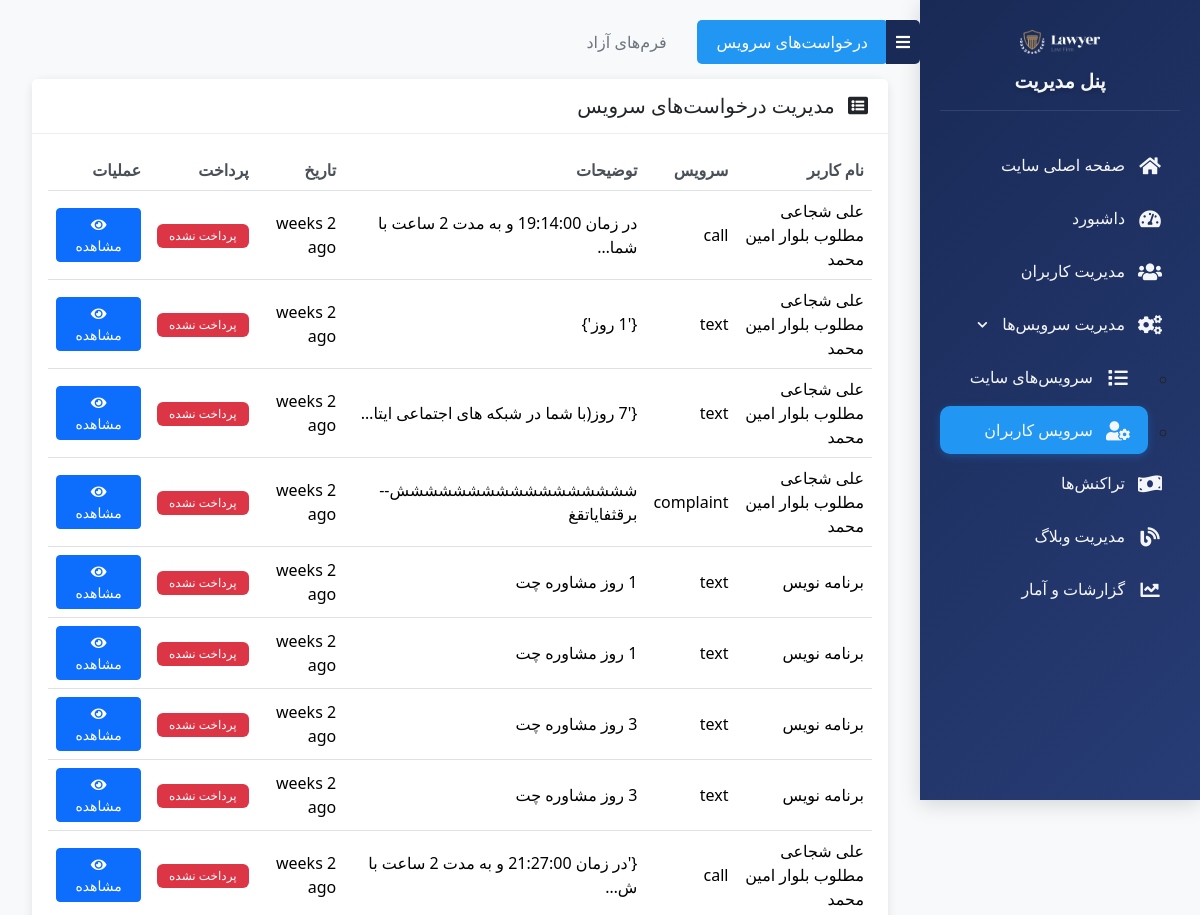
The app's page /adminpanel/admin-user-services/ (signed in, upper part), older data.
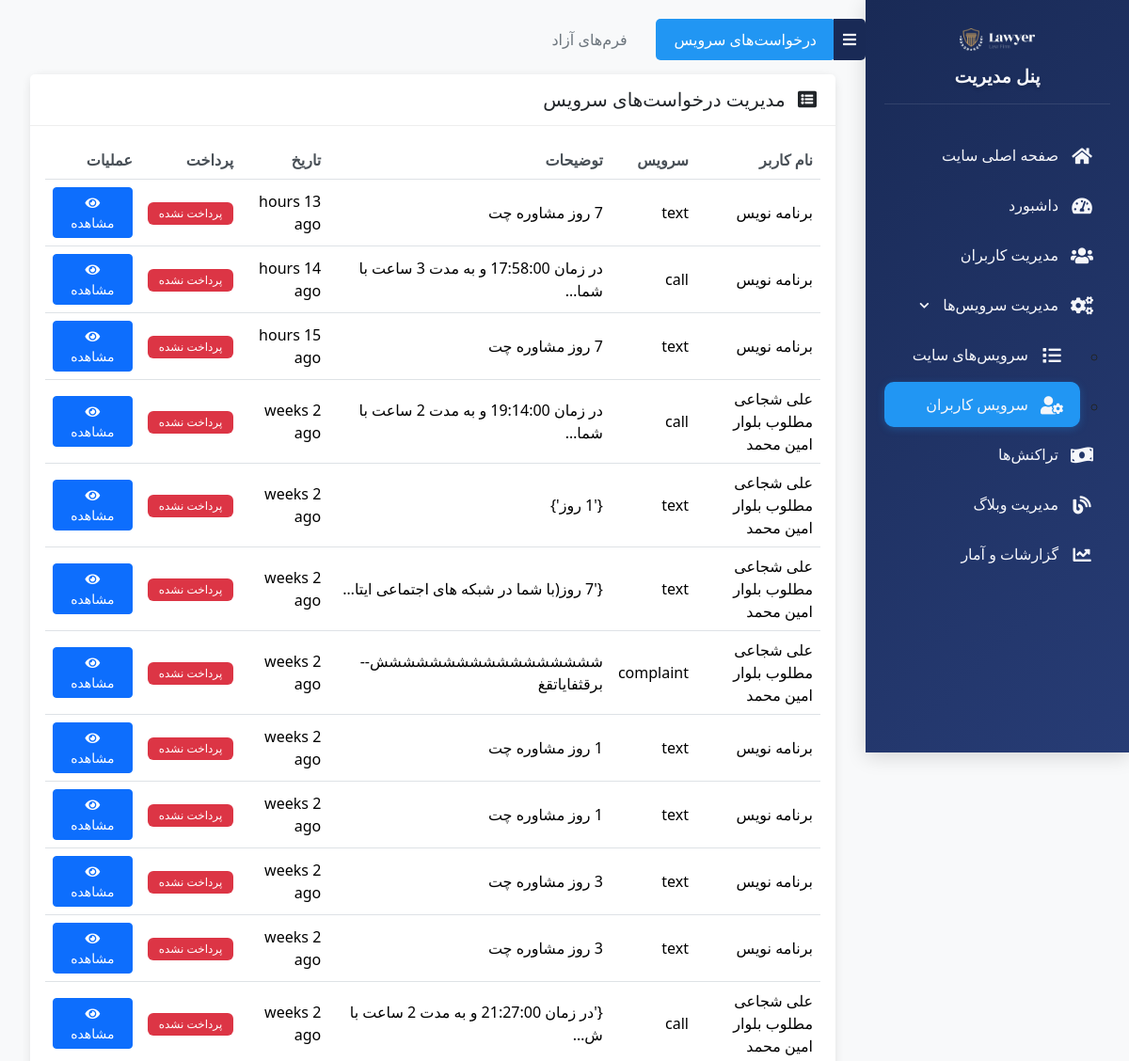
The same page, newer data.
### service/models.py (models this page shows)
class UserServiceRequest(models.Model):
    user = models.ForeignKey(Client, on_delete=models.CASCADE)
    service = models.ForeignKey(Service, on_delete=models.CASCADE)
    start_date = models.DateTimeField()
    end_date = models.DateTimeField()
    title = models.CharField(max_length=500,null=True,blank=True)
    description = models.TextField(null=True, blank=True)
    is_active = models.BooleanField(default=True)
    is_accepted = models.BooleanField(default=False)
    is_paid = models.BooleanField(default=False)
    created_at = models.DateTimeField(default=timezone.now)
    attachment = models.FileField(upload_to='service_attachments/', null=True, blank=True,
                                validators=[FileExtensionValidator(allowed_extensions=['jpg', 'jpeg', 'png', 'pdf', 'doc', 'docx','zip'])])  # حداکثر حجم 50 مگابایت

class Service(models.Model):
    SERVICE_CHOICES = [
        ('call', 'تماس تلفنی'),
        ('text', 'پیام متنی'),
        ('complaint', 'تنظیم شکایت'),
        ('ekhtesasi', 'اختصاصی'),
    ]
    name = models.CharField(max_length=20, choices=SERVICE_CHOICES)
    price = models.IntegerField()

### users/models.py (models this page shows)
class Client(AbstractUser):
    name = models.CharField(max_length=120, null=True, blank=True)
    username = models.CharField(max_length=11, unique=True)
    is_questioned = models.BooleanField(default=False)
    otp = models.IntegerField(null=True, blank=True)
    timestamp = models.DateTimeField(default=now)
    USERNAME_FIELD = 'username'
    REQUIRED_FIELDS = []

### users/admin/admin_panel.py (the view)
# urls.py: path('admin-user-services/', admin_user_services, name='admin_user_services'),
@login_required
@user_passes_test(is_admin)
def admin_user_services(request):
    user_services = UserServiceRequest.objects.all().order_by('-created_at')
    free_form_requests = FreeForm.objects.all().order_by('-created_at')
    context = {
        'user_services': user_services,
        'free_form_requests': free_form_requests,
    }
    return render(request, 'users/admin_user_services.html', context)

### users/admin/admin_panel.py (called while the page is built)
def is_admin(user):
    return user.is_superuser or user.is_staff

### users/templates/users/admin_user_services.html (shortened to what the changed rows need)
{% load humanize static %}
<!DOCTYPE html>
<html lang="fa" dir="rtl">
<head>
    <link href="https://cdn.jsdelivr.net/npm/bootstrap@5.3.3/dist/css/bootstrap.rtl.min.css" rel="stylesheet">
    <link rel="stylesheet" href="https://cdnjs.cloudflare.com/ajax/libs/font-awesome/5.15.4/css/all.min.css">
</head>
<body>
    <div class="container-fluid">
        <div class="main-layout">
            {% include 'users/admin_sidebar.html' %}
            <div class="main-content">
                <div class="tab-content" id="requestTabsContent">
                    <div class="tab-pane fade show active" id="services" role="tabpanel">
                        <div class="card">
                            <div class="card-body">
                                <div class="table-responsive">
                                    <table class="table align-middle">
                                        <thead>
                                            <tr>
                                                <th>نام کاربر</th>
                                                <th>سرویس</th>
                                                <th class="d-none d-md-table-cell">توضیحات</th>
                                                <th>تاریخ</th>
                                                <th>پرداخت</th>
                                                <th>عملیات</th>
                                            </tr>
                                        </thead>
                                        <tbody>
                                            {% for service in user_services %}
                                            <tr>
                                                <td>{{ service.user.get_full_name }}</td>
                                                <td>{{ service.service.name }}</td>
                                                <td class="d-none d-md-table-cell">{{ service.description|truncatechars:40 }}</td>
                                                <td>{{ service.created_at|naturaltime }}</td>
                                                <td>
                                                    {% if service.is_paid %}
                                                    <span class="badge bg-success">پرداخت شده</span>
                                                    {% else %}
                                                    <span class="badge bg-danger">پرداخت نشده</span>
                                                    {% endif %}
                                                </td>
                                                <td>
                                                    <button class="btn btn-sm btn-primary" data-bs-toggle="modal"
                                                        data-bs-target="#serviceModal{{ service.id }}">
                                                        <i class="fas fa-eye"></i>
                                                        <span class="d-none d-md-inline"> مشاهده</span>
                                                    </button>
                                                </td>
                                            </tr>
                                            {% endfor %}
                                        </tbody>
                                    </table>
                                </div>
                            </div>
                        </div>
                    </div>
                </div>
            </div>
        </div>
</body>
</html>

Row changes from the older to the newer data that the page shows:
added UserServiceRequest: user.get_full_name "برنامه نویس", service.name "text", description "7 روز مشاوره چت", created_at "13 hours ago", is_paid "پرداخت نشده"
added UserServiceRequest: user.get_full_name "برنامه نویس", service.name "call", description "در زمان 17:58:00 و به مدت 3 ساعت با شما…", created_at "14 hours ago", is_paid "پرداخت نشده"
added UserServiceRequest: user.get_full_name "برنامه نویس", service.name "text", description "7 روز مشاوره چت", created_at "15 hours ago", is_paid "پرداخت نشده"
